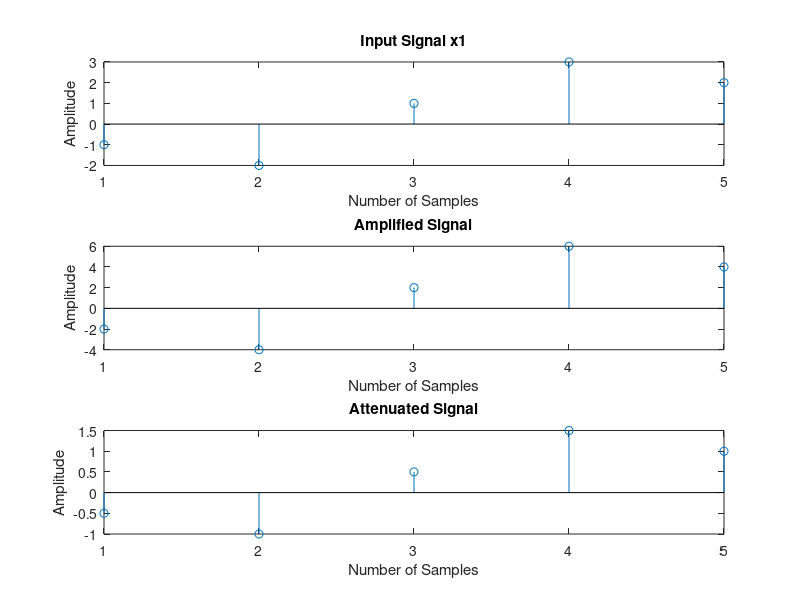

Recreate this plot in MATLAB.
clear all
clc
k=2;
x1 = [-1 -2 1 3 2];
a = length(x1);
n=0:1:a-1;
subplot(3,1,1);
stem(x1);
xlabel('Number of Samples');
ylabel('Amplitude');
title('Input Signal x1');
x2=k*x1;
subplot(3,1,2);
stem(x2);
xlabel('Number of Samples');
ylabel('Amplitude');
title('Amplified Signal');
x3=x1/k;
subplot(3,1,3);
stem(x3);
xlabel('Number of Samples');
ylabel('Amplitude');
title('Attenuated Signal');
display(x1);
display(x2);
display(x3);
